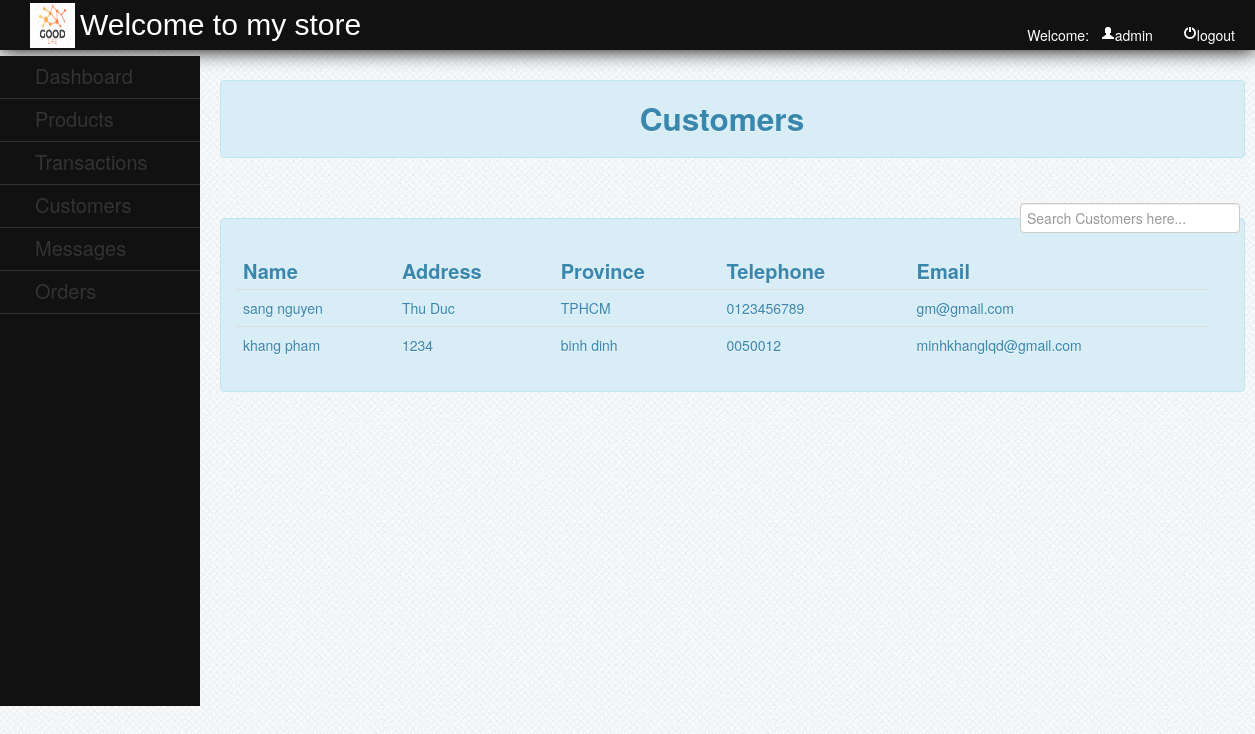
The page /admin/customer.php (signed in) on the database its author committed.
### tables this page shows
CREATE TABLE `customer` (
  `customerid` int(11) NOT NULL,
  `firstname` varchar(50) NOT NULL,
  `lastname` varchar(50) NOT NULL,
  `address` varchar(100) NOT NULL,
  `country` varchar(50) NOT NULL,
  `telephone` varchar(20) NOT NULL,
  `email` varchar(50) NOT NULL,
  `password` varchar(50) NOT NULL
);

### admin/customer.php (the view, shortened to what this page needs)
<?php
	include("../database/dbconn.php");
?>
<!DOCTYPE html>
<html>
<head>
	<link rel = "stylesheet" type = "text/css" href="../css/style.css" media="all">
	<link rel="stylesheet" type="text/css" href="../css/bootstrap.css">
</head>
<body>
	<div id="header" style="position:fixed;">
		<img src="../img/logo.png">
		<label>Welcome to my store</label>
			<?php
				$id = (int) $_SESSION['id'];
					$query = $conn->query ("SELECT * FROM admin WHERE adminid = '$id' ") or die (mysqli_error());
					$fetch = $query->fetch_array ();
			?>
			<ul>
				<li><a href="../function/admin_logout.php"><i class="icon-off icon-white"></i>logout</a></li>
				<li>Welcome:&nbsp;&nbsp;&nbsp;<a><i class="icon-user icon-white"></i><?php echo $fetch['username']; ?></a></li>
			</ul>
	</div>
	<br>
	<div id="leftnav">
		<ul>
			<li><a href="admin_home.php" style="color:#333;">Dashboard</a></li>
			<li><a href="admin_home.php">Products</a>
			</li>
			<li><a href="transaction.php">Transactions</a></li>
			<li><a href="customer.php">Customers</a></li>
			<li><a href="message.php">Messages</a></li>
			<li><a href="order.php">Orders</a></li>
		</ul>
	</div>
	<div id="rightcontent" style="position:absolute; top:10%;">
			<div class="alert alert-info"><center><h2>Customers</h2></center></div>
			<br />
				<label  style="padding:5px; float:right;"><input type="text" name="filter" placeholder="Search Customers here..." id="filter"></label>
			<br />
		<div class="alert alert-info">
			<table class="table table-hover" style="background-color:;">
				<thead>
				<tr style="font-size:20px;">
					<th>Name</th>
					<th>Address</th>
					<th>Province</th>
					<th>Telephone</th>
					<th>Email</th>
				</tr>
				</thead>
				<?php
					$query = $conn->query("SELECT * FROM `customer`") or die(mysqli_error());
					while($fetch = $query->fetch_array())
						{
				?>
				<tr>
					<td><?php echo $fetch['firstname'];?>&nbsp;<?php echo  $fetch['lastname'];?></td>
					<td><?php echo $fetch['address']?></td>
					<td><?php echo $fetch['country']?></td>
					<td><?php echo $fetch['telephone']?></td>
					<td><?php echo $fetch['email']?></td>
				</tr>
				<?php
					}
				?>
			</table>
		</div>
	</div>
</body>
</html>

### css/style.css (style rules this page uses)
body { background:url(../images/bg.png) repeat scroll left top #e7ebf2; }
#header { height:50px; width:100%; background-color:#111; color:#fff; text-indent:10px; -webkit-box-shadow:0px 0px 20px 0px black; -moz-box-shadow:0px 0px 20px 0px black; box-shadow:0px 0px 20px 0px black; }
#header img { position:absolute; height:45px; width:45px; margin-left:20px; margin-top:2.5px; }
#header label { position:relative; top:15px; color:#fff; text-indent:80px; font-size:30px; clear:both; font-family:arial; }
#header ul { list-style-type:none; position:relative; }
#header ul li { display:inline; position:relative; float:right; margin-right:20px; }
#header ul li a { text-decoration:none; color:#fff; }
#leftnav { position:fixed; background-color:#111; width:200px; top:7%; height:650px; }
#leftnav ul { list-style-type:none; text-indent:35px; right:25px; position:relative; }
#leftnav ul li { border-bottom:1px solid #333; padding-top:10px; padding-bottom:10px; width:200px; }
#leftnav ul li a { text-decoration:none; color:#333; font-size:20px; }
#rightcontent { position:relative; width:1025px; top:50px; left:220px; z-index:-99999; }

### rows shown on the page
customer: firstname "sang", lastname "nguyen", address "Thu Duc", country "TPHCM", telephone "0123456789", email "gm@gmail.com"
customer: firstname "khang", lastname "pham", address "1234", country "binh dinh", telephone "0050012", email "minhkhanglqd@gmail.com"

### other values the page prints
$fetch['username'] "admin"
